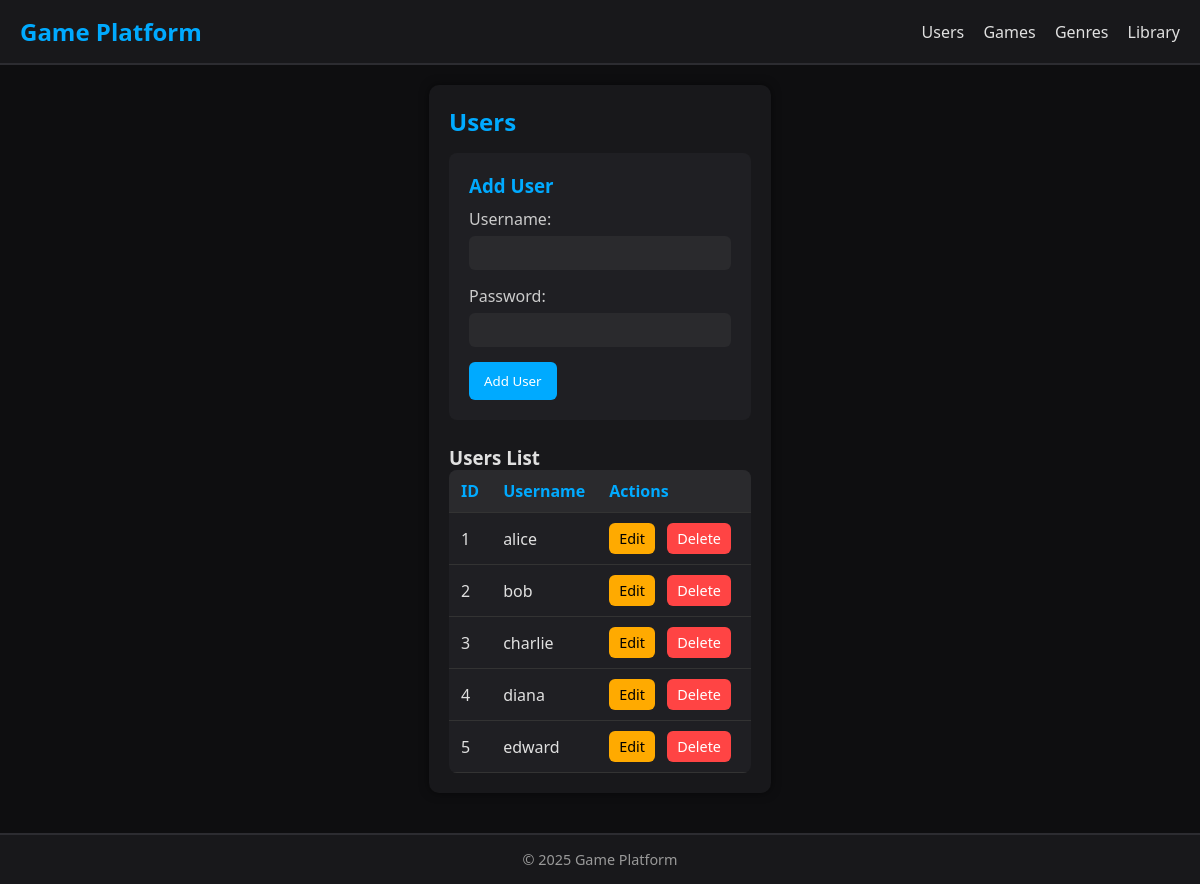
The page / on the database its author committed.
### tables this page shows
CREATE TABLE `users` (
  `id` int(11) NOT NULL,
  `username` varchar(50) NOT NULL,
  `password` varchar(255) NOT NULL
);

### Config/db.php (called while the page is built, shortened)
<?php
class Database {
    private $host = "localhost";
    private $username = "root";
    private $password = "";
    private $dbname = "db_gamelib";
    public function __construct() {
        try {
            $this->conn = new PDO("mysql:host=$this->host;dbname=$this->dbname", $this->username, $this->password);
        } catch (PDOException $e) {
            echo "Connection failed: " . $e->getMessage();
        }
    }
}
?>

### Class/user.php (called while the page is built, shortened)
<?php
require_once 'config/db.php';
class User {
    private $db;
    public function __construct() {
        $this->db = (new Database())->conn;
    }
    public function getAllUsers() {
        $stmt = $this->db->prepare("SELECT * FROM users");
        $stmt->execute();
        return $stmt->fetchAll(PDO::FETCH_ASSOC);
    }
}
?>

### View/Users.php (the view, shortened to what this page needs)
<?php
require_once __DIR__ . '/../Class/user.php';
$userClass = new User();
$editUser = null;
$usersList = $userClass->getAllUsers();
?>
<section class="users-section">
    <h2>Users</h2>
    <div class="form-container">
        <h3><?php echo isset($editUser) ? 'Edit' : 'Add'; ?> User</h3>
        <form method="POST" action="?page=users">
            <div class="form-group">
                <label for="username">Username:</label>
                <input type="text" id="username" name="username" required value="<?php echo isset($editUser) ? htmlspecialchars($editUser['username']) : ''; ?>">
            </div>
            <div class="form-group">
                <label for="password">Password:</label>
                <input type="text" id="password" name="password" <?php echo isset($editUser) ? '' : 'required'; ?> placeholder="<?php echo isset($editUser) ? 'Leave blank to keep current password' : ''; ?>">
            </div>
            <button type="submit" name="<?php echo isset($editUser) ? 'update_user' : 'add_user'; ?>">
                <?php echo isset($editUser) ? 'Update' : 'Add'; ?> User
            </button>
        </form>
    </div>
    <div class="table-container">
        <h3>Users List</h3>
        <?php if(empty($usersList)): ?>
            <p>No users found.</p>
        <?php else: ?>
            <table>
                <thead>
                    <tr>
                        <th>ID</th>
                        <th>Username</th>
                        <th>Actions</th>
                    </tr>
                </thead>
                <tbody>
                    <?php foreach($usersList as $user): ?>
                        <tr>
                            <td><?php echo $user['id']; ?></td>
                            <td><?php echo htmlspecialchars($user['username']); ?></td>
                            <td class="actions">
                                <a href="?page=users&edit=<?php echo $user['id']; ?>" class="edit-btn">Edit</a>
                                <a href="?page=users&delete=<?php echo $user['id']; ?>" class="delete-btn" onclick="return confirm('Are you sure you want to delete this user?')">Delete</a>
                            </td>
                        </tr>
                    <?php endforeach; ?>
                </tbody>
            </table>
        <?php endif; ?>
    </div>
</section>

### style.css (style rules this page uses)
* { box-sizing: border-box; margin: 0; padding: 0; font-family: 'Segoe UI', Tahoma, Geneva, Verdana, sans-serif; }
body { background-color: #0e0e10; color: #e0e0e0; min-height: 100vh; display: flex; flex-direction: column; }
section { background-color: #18181b; padding: 20px; border-radius: 10px; box-shadow: 0 0 10px rgba(0,0,0,0.5); margin-bottom: 20px; }
section h2 { margin-bottom: 15px; color: #00aaff; }
.form-container { margin-bottom: 25px; background: #1f1f23; padding: 20px; border-radius: 8px; }
.form-container h3 { margin-bottom: 10px; color: #00aaff; }
.form-group { margin-bottom: 15px; }
.form-group label { display: block; margin-bottom: 6px; color: #ccc; }
input[type="text"], input[type="number"], input[type="password"], select { width: 100%; padding: 8px; border: none; border-radius: 6px; background-color: #2a2a2d; color: #fff; }
button { background-color: #00aaff; color: #fff; border: none; padding: 10px 15px; border-radius: 6px; cursor: pointer; transition: background 0.2s; }
.table-container { overflow-x: auto; }
table { width: 100%; border-collapse: collapse; background-color: #1f1f23; color: #e0e0e0; border-radius: 8px; overflow: hidden; }
thead { background-color: #2a2a2d; }
th, td { padding: 10px 12px; text-align: left; border-bottom: 1px solid #333; }
th { color: #00aaff; }
.actions a { display: inline-block; margin-right: 8px; text-decoration: none; padding: 6px 10px; border-radius: 6px; font-size: 0.9rem; transition: background 0.2s; }
.edit-btn { background-color: #ffaa00; color: #000; }
.delete-btn { background-color: #ff4444; color: #fff; }

### rows shown on the page
users: id "1", username "alice"
users: id "2", username "bob"
users: id "3", username "charlie"
users: id "4", username "diana"
users: id "5", username "edward"
